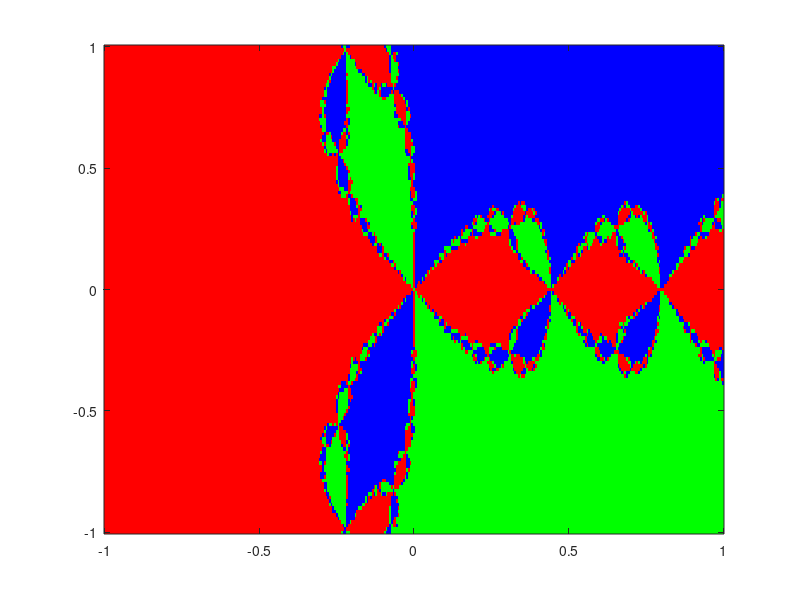

MATLAB code for this plot:
%Raymond Canchola
%Newton's method julia set
%
%Using the same algorithms developed for most of the project
%I was able to construct the julia set using the newton's method on the
%complex plane
%%
phi = @(z) z^3+1;                    
phi_prime = @(z) 3*z^2;

rt_1 = -1;                   
rt_2 = exp(1i*pi/3);
rt_3 = exp(-1i*5*pi/3);

orbit = 0;
colormap([1 0 0;0 1 0; 0 0 1; 1 1 1]);  
                                        
M = 2*ones(141,361);                    

for j=1:141            
  y = -0.7 + (j-1)*.01;   
  for i=1:361          
    x = -1.8 + (i-1)*.01; 
    z = x + 1i*y;
    orbit = z;
    
    flag1 = 0;          
    flag2 = 0;          
    flag3 = 0;
    iteration = 0;

    while iteration < 100 && flag1 < 5 && flag2 < 5 && flag3 < 5
      
      iteration = iteration + 1;
      
      orbit = orbit - phi(orbit)/phi_prime(orbit);    
      
      err1 = abs(orbit-rt_1);
      if err1 < 1.e-6      
         flag1 = flag1 + 1;
      else
         flag1 = 0;
      end
      
      err2 = abs(orbit-rt_2);
      if err2 < 1.e-6
         flag2 = flag2 + 1;
      else
         flag2 = 0;
      end
      
      err3=abs(orbit-rt_3);
      if err3 < 1.e-6
         flag3 = flag3 + 1;
      else
         flag3 = 0;
      end
      
    end

    if flag1 >=5 
        M(j,i) = 1;
    end
    
    if flag2 >=5
        M(j,i) = 2; 
    end
    
    if flag3 >=5
        M(j,i) = 3;
    end   

  end
end

image([-1 1],[-1 1],M),        
axis xy  